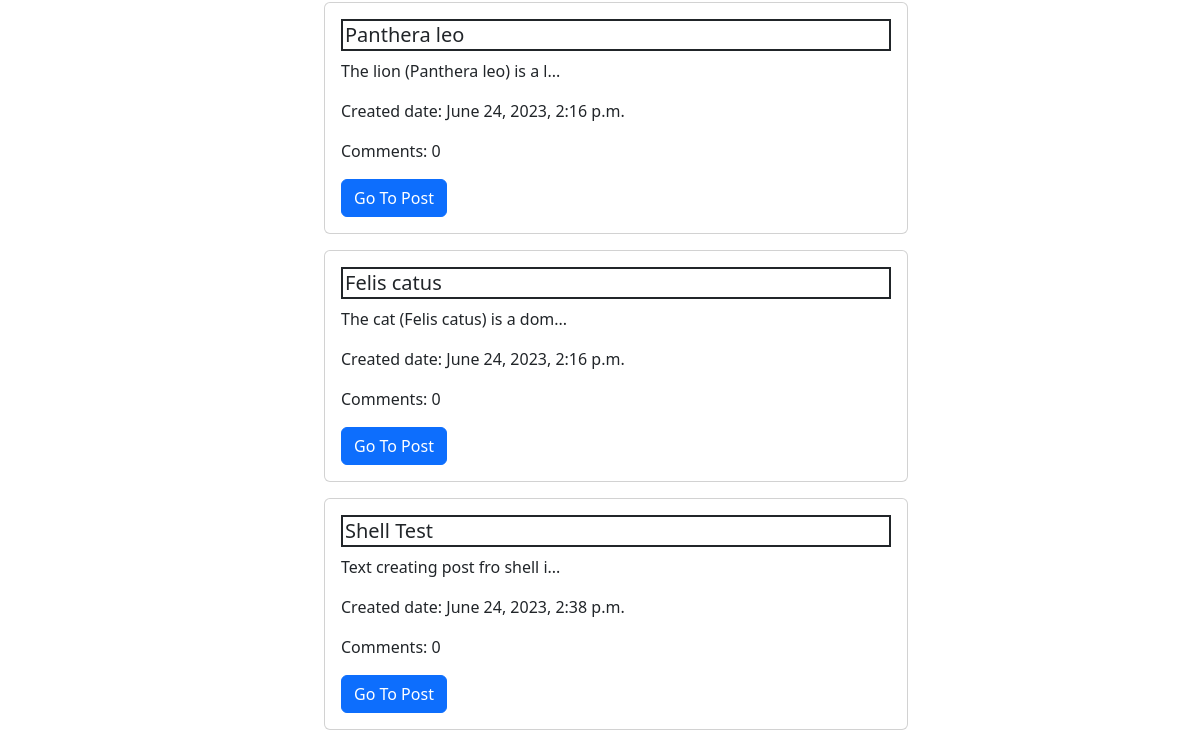
The app's page / (lower part), older data.
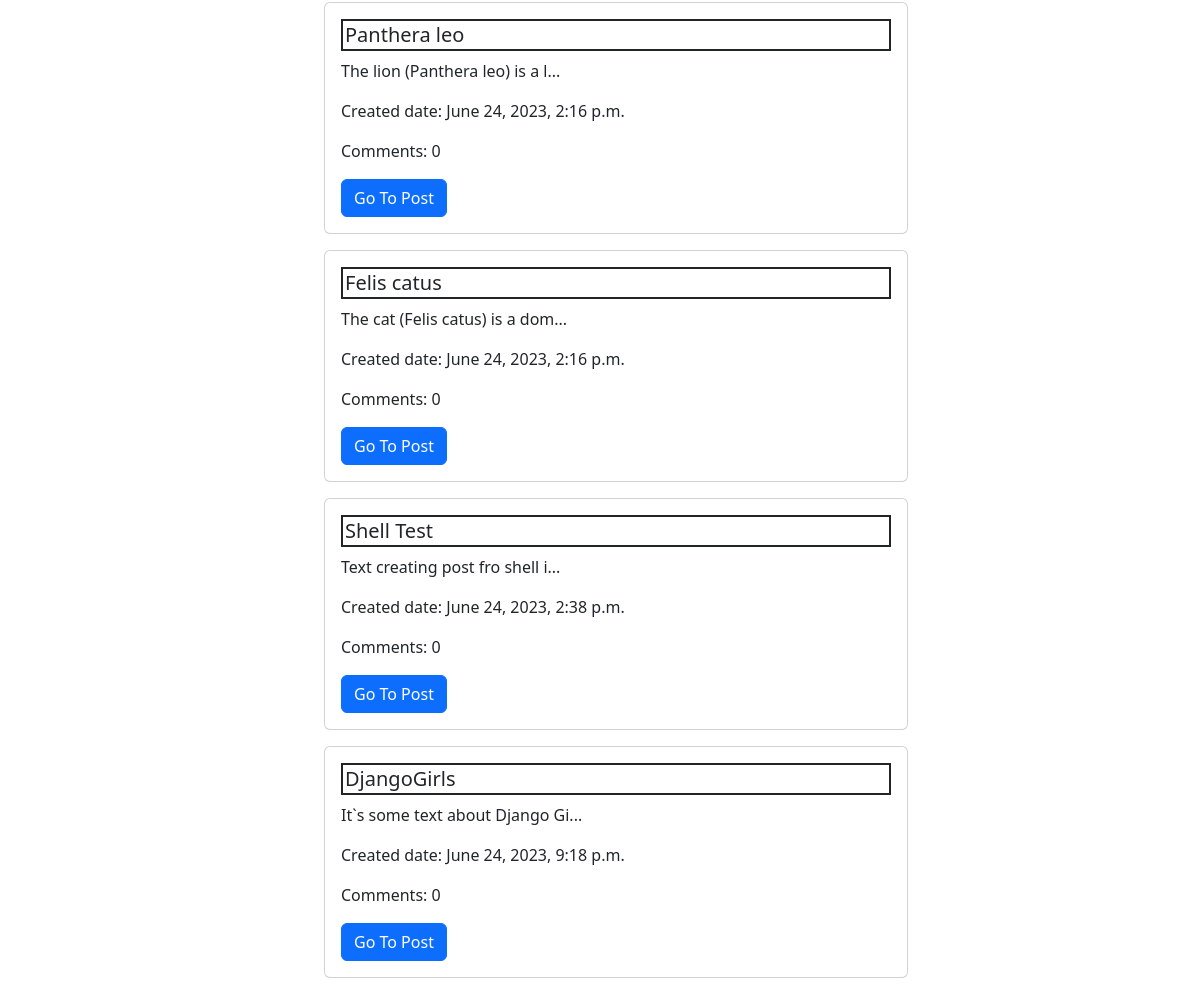
The same page, newer data.
### blog/models.py (models this page shows, shortened)
class Post(models.Model):
    author = models.ForeignKey(settings.AUTH_USER_MODEL, on_delete=models.CASCADE)
    title = models.CharField(max_length=200)
    text = models.TextField()
    created_date = models.DateTimeField(default=timezone.now)
    published_date = models.DateTimeField(blank=True, null=True)
    def approved_comments(self):
        return self.comments.filter(approved_comment=True)

### blog/views.py (the view)
# urls.py: path('', views.post_list, name='post_list'),
def post_list(request):
    posts = Post.objects.order_by('created_date')
    return render(request, 'blog/post_list.html', {'posts': posts})

### blog/templates/blog/post_list.html
{% extends 'blog/base.html' %}
{% block content %}
    <ul>
        {% for i in posts %}
            <div class="d-flex justify-content-center">
            <div class="card mt-3 w-50" style="width: 18rem;">
  <div class="card-body">
    <h5 class="card-title">{{ i.title }}</h5>
    <p class="card-text">{{ i.text|slice:"30" }}{% if i.text|length > 30 %}...{% endif %}</p>
      <p class="card-text">Created date: {{ i.created_date }}</p>
  <p class="card-text">Comments: {{ i.approved_comments.count }}</p>
    <a href="{% url 'post_detail' pk=i.pk %}" class="btn btn-primary">Go To Post</a>
  </div>
            </div>
            </div>
        {% endfor %}
    </ul>
{% endblock %}

Row changes from the older to the newer data that the page shows:
added Post: title "DjangoGirls", text "It`s some text about Django Gi", created_date "June 24, 2023, 9:18 p.m.", approved_comments.count "0"
